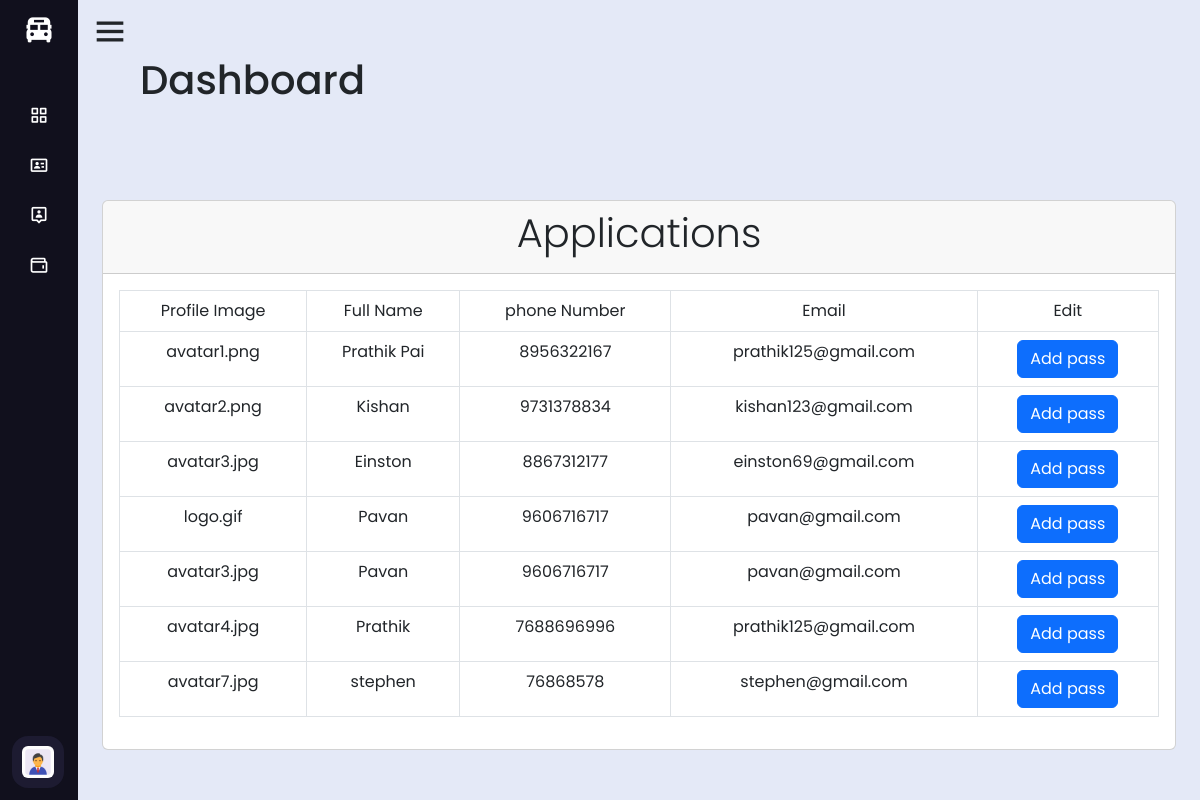
The page /admin/applications-.php on the database its author committed.
### tables this page shows
CREATE TABLE `passform` (
  `id` int(20) NOT NULL,
  `fullname` varchar(50) NOT NULL,
  `profileimage` varchar(100) NOT NULL,
  `email` varchar(70) NOT NULL,
  `phonenumber` varchar(100) NOT NULL,
  `clgname` varchar(1000) NOT NULL,
  `dob` date NOT NULL,
  `identitytype` varchar(100) NOT NULL,
  `identitycardno` varchar(100) NOT NULL,
  `source` varchar(100) NOT NULL,
  `destination` varchar(100) NOT NULL,
  `fromdate` date NOT NULL,
  `todate` date NOT NULL
);

### admin/functions.php (called while the page is built, shortened)
<?php
require_once 'connection.php';
function displayy_data(){
  global $con;
  $query = "select * from passform";
  $result = mysqli_query($con,$query);
  return $result;
}
?>

### admin/applications.php (the view, shortened to what this page needs)
<?php
require_once './connection.php';
require_once './functions.php';
$result = displayy_data();
?>
<!DOCTYPE html>
<html lang="en">
<head>
 <link href="https://cdn.jsdelivr.net/npm/bootstrap@5.3.0-alpha1/dist/css/bootstrap.min.css" rel="stylesheet">
</head>
<body class="bg-dark">
    <div class="container">
      <div class="row mt-5">
        <div class="col">
          <div class="card mt-5">
            <div class="card-header">
              <h2 class="display-6 text-center">Applications</h2>
            </div>
            <div class="card-body">
              <table class="table table-bordered text-center">
                <tr class="bg-dark text-white">
                  <td> Profile Image </td>
                  <td> Full Name </td>
                  <td> phone Number </td>
                  <td> Email </td>
                  <td> Edit </td>
                </tr>
                <tr>
                <?php
                  while($row = mysqli_fetch_assoc($result))
                  {
                ?>
                  <td><?php echo $row['profileimage']; ?></td>
                  <td><?php echo $row['fullname']; ?></td>
                  <td><?php echo $row['phonenumber']; ?></td>
                  <td><?php echo $row['email']; ?></td>
                  <td><a href="add-pass.php?id=<?php echo $row['id'];?>" class="btn btn-primary">Add pass</a></td>
                </tr>
                <?php
                  }
                ?>
              </table>
            </div>
          </div>
        </div>
      </div>
    </div>
</body>
</html>

### admin/css/style2.css (style rules this page uses)
* { margin: 0; padding: 0; box-sizing: border-box; font-family: 'Poppins', sans-serif; }
body { overflow: hidden; }

### admin/applications-.php (style rules this page uses)
h2 { font-size:35px; margin:20px; color:#11101d; }

### rows shown on the page
passform: profileimage "avatar1.png", fullname "Prathik Pai", phonenumber "8956322167", email "prathik125@gmail.com"
passform: profileimage "avatar2.png", fullname "Kishan", phonenumber "9731378834", email "kishan123@gmail.com"
passform: profileimage "avatar3.jpg", fullname "Einston", phonenumber "8867312177", email "einston69@gmail.com"
passform: profileimage "logo.gif", fullname "Pavan", phonenumber "9606716717", email "pavan@gmail.com"
passform: profileimage "avatar3.jpg", fullname "Pavan", phonenumber "9606716717", email "pavan@gmail.com"
passform: profileimage "avatar4.jpg", fullname "Prathik", phonenumber "7688696996", email "prathik125@gmail.com"
passform: profileimage "avatar7.jpg", fullname "stephen", phonenumber "76868578", email "stephen@gmail.com"
